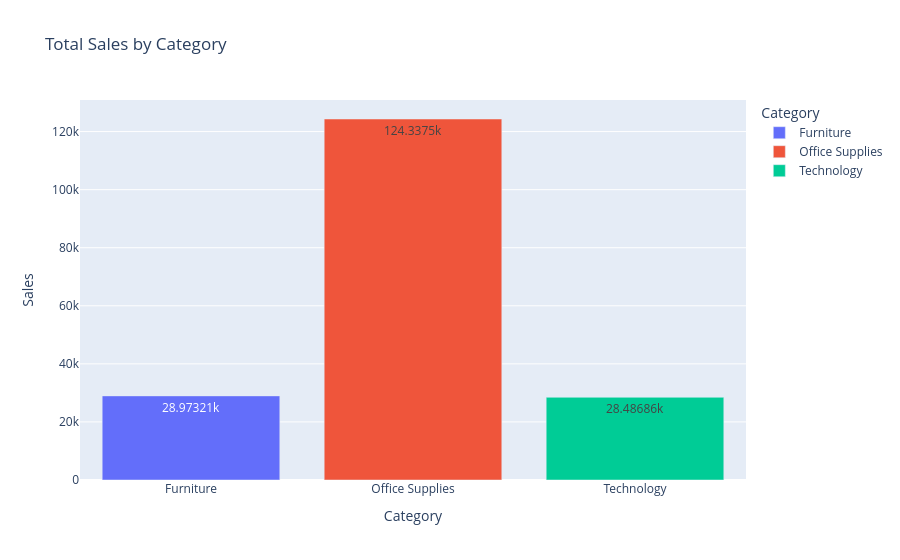

Here is the notebook cell this chart was saved with:
### Code cell
import plotly.express as px

# Total Sales by Category
category_sales = df.groupby("Category", as_index=False)["Sales"].sum()

fig = px.bar(
    category_sales,
    x="Category",
    y="Sales",
    title="Total Sales by Category",
    color="Category",
    text_auto=True
)

fig.show()

### Figure 1 — Plotly figure (JSON) as saved in the notebook; plotly's stock layout.template omitted (floating-point values rounded to 4 significant figures)
{"data": [{"hovertemplate": "Category=%{x}<br>Sales=%{y}<extra></extra>", "legendgroup": "Furniture", "marker": {"color": "#636efa", "pattern": {"shape": ""}}, "name": "Furniture", "orientation": "v", "showlegend": true, "textposition": "auto", "texttemplate": "%{y}", "type": "bar", "x": ["Furniture"], "xaxis": "x", "y": [28970.0], "yaxis": "y"}, {"hovertemplate": "Category=%{x}<br>Sales=%{y}<extra></extra>", "legendgroup": "Office Supplies", "marker": {"color": "#EF553B", "pattern": {"shape": ""}}, "name": "Office Supplies", "orientation": "v", "showlegend": true, "textposition": "auto", "texttemplate": "%{y}", "type": "bar", "x": ["Office Supplies"], "xaxis": "x", "y": [124300.0], "yaxis": "y"}, {"hovertemplate": "Category=%{x}<br>Sales=%{y}<extra></extra>", "legendgroup": "Technology", "marker": {"color": "#00cc96", "pattern": {"shape": ""}}, "name": "Technology", "orientation": "v", "showlegend": true, "textposition": "auto", "texttemplate": "%{y}", "type": "bar", "x": ["Technology"], "xaxis": "x", "y": [28490.0], "yaxis": "y"}], "layout": {"barmode": "relative", "legend": {"title": {"text": "Category"}, "tracegroupgap": 0}, "title": {"text": "Total Sales by Category"}, "xaxis": {"anchor": "y", "categoryarray": ["Furniture", "Office Supplies", "Technology"], "categoryorder": "array", "domain": [0, 1], "title": {"text": "Category"}}, "yaxis": {"anchor": "x", "domain": [0, 1], "title": {"text": "Sales"}}}}
